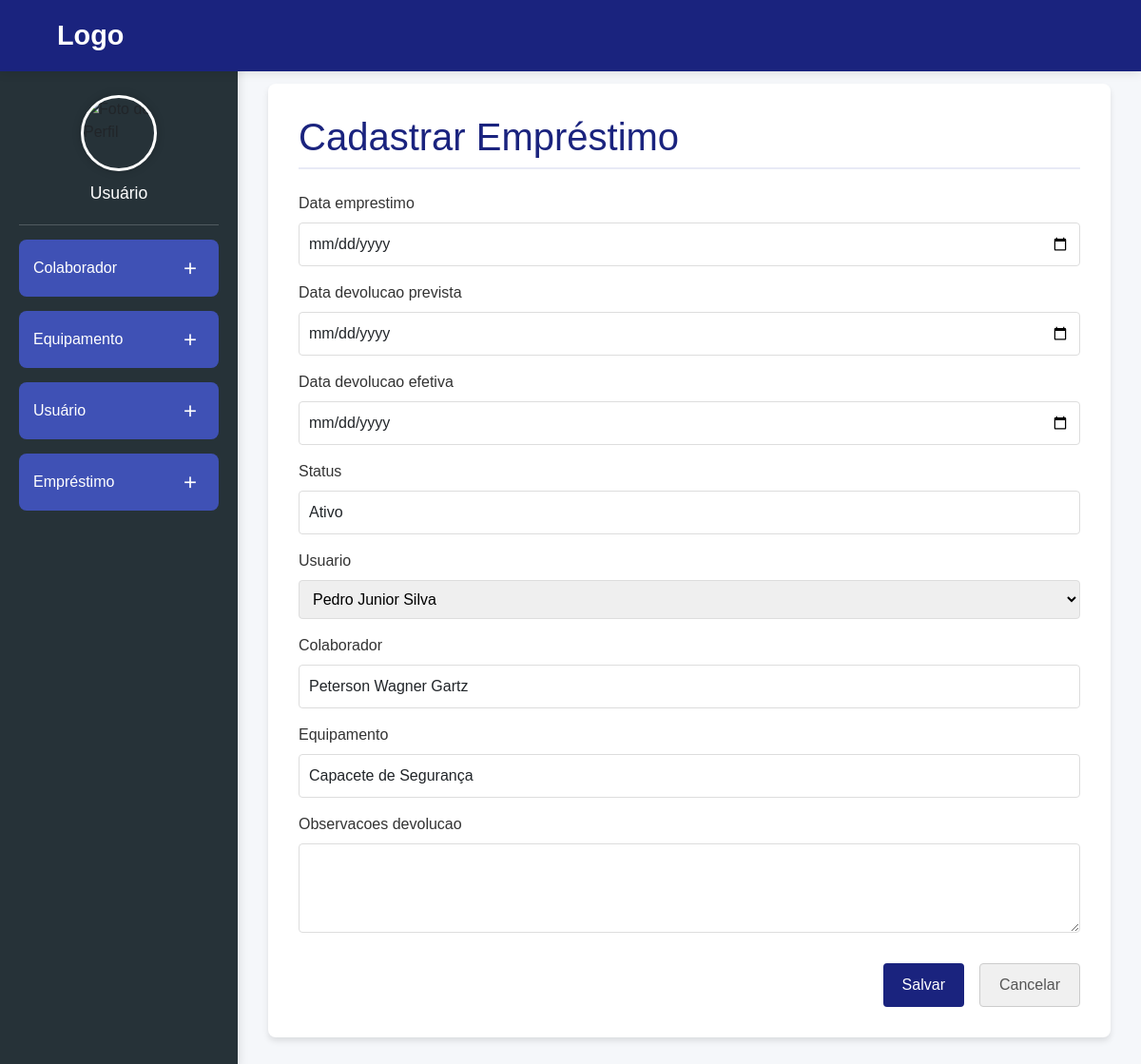
Page /emprestimos/4/editar/ on the committed database.
### epi_management/models.py (models this page shows, shortened)
class Emprestimo(models.Model):
    data_emprestimo = models.DateField(default=timezone.now)
    data_devolucao_prevista = models.DateField()
    data_devolucao_efetiva = models.DateField(null=True, blank=True)
    status = models.ForeignKey(StatusEmprestimo, on_delete=models.PROTECT)
    usuario = models.ForeignKey(Usuario, on_delete=models.CASCADE)
    colaborador = models.ForeignKey(Colaborador, on_delete=models.CASCADE)
    equipamento = models.ForeignKey(Equipamento, on_delete=models.CASCADE)
    observacoes_devolucao = models.TextField(blank=True, null=True)

### epi_management/views.py (the view)
# urls.py: path('emprestimos/<int:pk>/editar/', views.emprestimos_editar, name='emprestimos_editar'),
def emprestimos_editar(request, pk):
    emprestimo = get_object_or_404(Emprestimo, pk=pk)
    if request.method == 'POST':
        form = EmprestimoForm(request.POST, instance=emprestimo)
        if form.is_valid():
            form.save()
            return redirect('emprestimos_lista')
    else:
        form = EmprestimoForm(instance=emprestimo)
    return render(request, 'emprestimos_form.html', {'form': form})

### epi_management/forms.py (shortened to what this page needs)
class EmprestimoForm(forms.ModelForm):
    class Meta:
        model = Emprestimo
        fields = '__all__'
        widgets = {
            'data_emprestimo': forms.DateInput(attrs={'class': 'form-control', 'type': 'date'}),
            'data_devolucao_prevista': forms.DateInput(attrs={'class': 'form-control', 'type': 'date'}),
            'data_devolucao_efetiva': forms.DateInput(attrs={'class': 'form-control', 'type': 'date'}),
            'status': forms.Select(attrs={'class': 'form-control'}),
            'colaborador': forms.Select(attrs={'class': 'form-control'}),
            'equipamento': forms.Select(attrs={'class': 'form-control'}),
            'observacoes_devolucao': forms.Textarea(attrs={'class': 'form-control', 'rows': 3}),
        }
    def __init__(self, *args, **kwargs):
        super(EmprestimoForm, self).__init__(*args, **kwargs)

### epi_management/models.py (called while the page is built)
    def __str__(self):
        return self.nome

    def __str__(self):
        return self.nome

    def __str__(self):
        return self.nome

    def __str__(self):
        return self.nome

### epi_management/templates/emprestimos_form.html (shortened to what this page needs)
{% extends 'base.html' %}
{% block content %}
<div class="main-container">
    <h1 class="page-title">Cadastrar Empréstimo </h1>
    <form method="post">
        <div class="form-group">
            {% for field in form %}
            <div class="form-field">
                <label for="{{ field.id_for_label }}">{{ field.label }}</label>
                {{ field }}
            </div>
            {% endfor %}
        </div>
        <div class="form-actions">
            <button type="submit" class="btn btn-primary">Salvar</button>
            <a href="{% url 'emprestimos_lista' %}" class="btn btn-secondary">Cancelar</a>
        </div>
    </form>
</div>
{% endblock %}

### static/CSS/base.css (style rules this page uses)
* { margin: 0; padding: 0; box-sizing: border-box; font-family: 'Poppins', sans-serif; }
body { min-height: 100vh; background-color: #f5f7fa; position: relative; }
.main-container { background-color: #fff; padding: 2rem; border-radius: 8px; box-shadow: 0 4px 6px rgba(0, 0, 0, 0.1); }
.page-title { color: #1A237E; margin-bottom: 1.5rem; padding-bottom: 0.5rem; border-bottom: 2px solid #E8EAF6; }
.form-group { margin-bottom: 1.5rem; }
.form-group label { display: block; margin-bottom: 0.5rem; font-weight: 500; color: #333; }
.form-group input, .form-group select, .form-group textarea { width: 100%; padding: 10px; border: 1px solid #ddd; border-radius: 4px; font-size: 1rem; transition: border-color 0.3s; }
.form-field { margin-bottom: 1rem; }
.form-field label { display: block; margin-bottom: 0.5rem; font-weight: 500; }
.form-field input, .form-field select, .form-field textarea { width: 100%; padding: 10px; border: 1px solid #ddd; border-radius: 4px; }
.form-actions { margin-top: 2rem; display: flex; justify-content: flex-end; gap: 1rem; }
.btn { padding: 10px 20px; border-radius: 4px; text-decoration: none; font-weight: 500; transition: all 0.3s; border: none; cursor: pointer; font-size: 1rem; display: inline-block; text-align: center; }
.btn-primary { color: #fff; background-color: #1A237E; }
.btn-secondary { color: #555; background-color: #f0f0f0; border: 1px solid #ccc; }

### rows in the picture
Emprestimo: form "Ativo" "Pedro Junior Silva" "Peterson Wagner Gartz" "Capacete de Segurança"

### other values in the picture
{{ user.nome|default:"Usuário" }} "Usuário"
{{ field.label }} "Data emprestimo" "Data devolucao prevista" "Data devolucao efetiva" "Status" "Usuario" "Colaborador" "Equipamento" "Observacoes devolucao"
